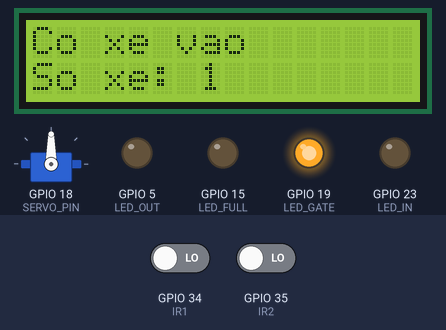
Recording of a sketch running on a simulated ESP32. On the bench: 16×2 character LCD, servo, output pins drawn as LEDs (lit = HIGH). The test bench sets the inputs (shaded band); at power-on: GPIO 35 (IR2) LOW, GPIO 34 (IR1) LOW. WiFi joins after 1.5 s; servers stay silent unless stated; no MQTT or app messages arrive unless stated.

Above: at 3.1 s.
3.2 s: GPIO 35 (IR2) driven HIGH
6.2 s: GPIO 34 (IR1) driven HIGH
At 8.3 s:
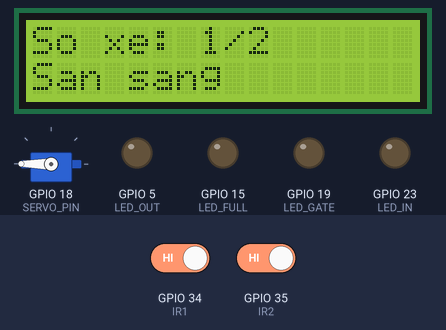
9.2 s: GPIO 34 (IR1) driven LOW
At 10.7 s:
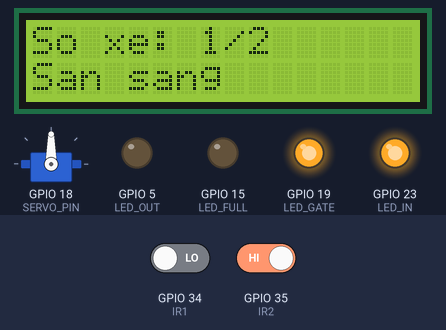
12.2 s: GPIO 35 (IR2) driven LOW
At 14.5 s:
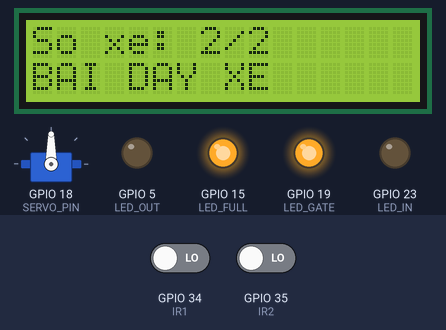
15.2 s: GPIO 34 (IR1) driven HIGH
At 17.9 s:
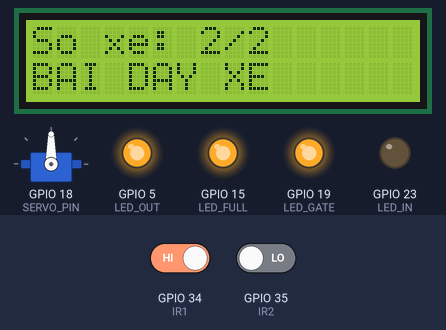
18.1 s: GPIO 35 (IR2) driven HIGH
At 23.7 s:
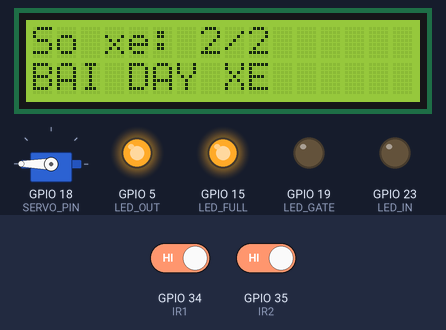
Timing chart, 0 to 24.0 s (numbered marks = the images above; inputs shaded):
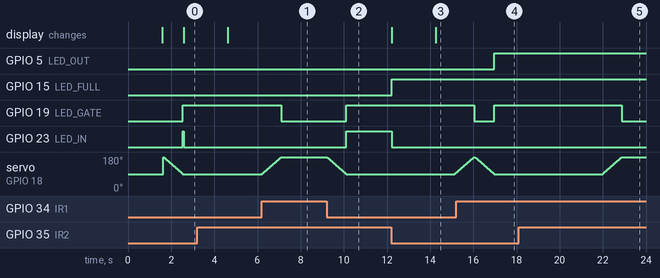

The sketch:

smart_parking.ino
```cpp
#include <WiFi.h>
#include <PubSubClient.h>
#include <Wire.h>
#include <LiquidCrystal_I2C.h>
#include <ESP32Servo.h>

// ================= CONFIG =================
#define IR1 34
#define IR2 35

#define SERVO_PIN 18

#define LED_IN 23
#define LED_GATE 19
#define LED_OUT 5
#define LED_FULL 15

#define MAX_CAPACITY 2

// WiFi
const char* ssid = "Van Hao";
const char* password = "0962410592";

// MQTT
const char* mqtt_server = "192.168.1.13";
const char* mqtt_user = "tcv";
const char* mqtt_pass = "tcv123";

// ==========================================

WiFiClient espClient;
PubSubClient client(espClient);

LiquidCrystal_I2C lcd(0x27, 16, 2);
Servo gateServo;

// ===== STATE MACHINE =====
enum State {
  IDLE,
  WAIT_IR2,
  WAIT_IR1,
  WAIT_CLEAR
};

State state = IDLE;

// ===== SYSTEM VARIABLES =====
int count = 0;
bool gateOpen = false;

// debounce
unsigned long lastIR1 = 0;
unsigned long lastIR2 = 0;

// timing
unsigned long stateStartTime = 0;
unsigned long lcdTimer = 0;

// ===== UTILS =====

bool readIR(int pin, unsigned long &lastTime) {
  if (digitalRead(pin) == LOW && millis() - lastTime > 200) {
    lastTime = millis();
    return true;
  }
  return false;
}

bool isIR1Clear() { return digitalRead(IR1) == HIGH; }
bool isIR2Clear() { return digitalRead(IR2) == HIGH; }

// ==========================================
// ===== SERVO CONTROL =====

void openGate() {
  if (gateOpen) return;

  for (int angle = 180; angle >= 90; angle--) {
    gateServo.write(angle);
    delay(10); // chỉnh tốc độ (càng nhỏ càng nhanh)
  }

  gateOpen = true;
  digitalWrite(LED_GATE, HIGH);
}

void closeGate() {
  if (!gateOpen) return;
  for (int angle = 90; angle <= 180; angle++) {
    gateServo.write(angle);
    delay(10);
  }

  gateOpen = false;
  digitalWrite(LED_GATE, LOW);
}

// ==========================================
// ===== LCD =====

void lcdMain() {
  lcd.clear();
  lcd.setCursor(0, 0);
  lcd.print("So xe: ");
  lcd.print(count);
  lcd.print("/");
  lcd.print(MAX_CAPACITY);

  lcd.setCursor(0, 1);
  if (count == MAX_CAPACITY) lcd.print("BAI DAY XE");
  else lcd.print("San sang");
}

void lcdEvent(String msg) {
  lcd.clear();
  lcd.setCursor(0, 0);
  lcd.print(msg);

  lcd.setCursor(0, 1);
  lcd.print("So xe: ");
  lcd.print(count);

  lcdTimer = millis();
}

// ===== MQTT =====

void publishState(String event) {
  String payload = "{";
  payload += "\"event\":\"" + event + "\",";
  payload += "\"count\":" + String(count) + ",";
  payload += "\"capacity\":" + String(MAX_CAPACITY) + ",";
  payload += "\"full\":" + String(count == MAX_CAPACITY ? "true" : "false") + ",";
  payload += "\"gate\":\"" + String(gateOpen ? "open" : "close") + "\"";
  payload += "}";

  client.publish("parking/state", payload.c_str());
}

// ==========================================
// ===== WIFI & MQTT =====

void setup_wifi() {
  WiFi.begin(ssid, password);
  while (WiFi.status() != WL_CONNECTED) {
    delay(300);
  }
}

void reconnect() {
  while (!client.connected()) {
    client.connect("ESP32_CLIENT",mqtt_user,mqtt_pass);
  }
}

// ===== SETUP =====

void setup() {
  pinMode(IR1, INPUT);
  pinMode(IR2, INPUT);

  pinMode(LED_IN, OUTPUT);
  pinMode(LED_OUT, OUTPUT);
  pinMode(LED_GATE, OUTPUT);
  pinMode(LED_FULL, OUTPUT);

  lcd.init();
  lcd.backlight();

  gateServo.attach(SERVO_PIN);
  closeGate();

  setup_wifi();
  client.setServer(mqtt_server, 1883);

  lcdMain();
}

// ==========================================
// ===== LOOP =====

void loop() {
  if (!client.connected()) reconnect();
  client.loop();

  bool ir1 = readIR(IR1, lastIR1);
  bool ir2 = readIR(IR2, lastIR2);

  // LED FULL
  digitalWrite(LED_FULL, count == MAX_CAPACITY);

  switch (state) {

    case IDLE:
      if (ir1 && count < MAX_CAPACITY) {
        openGate();
        digitalWrite(LED_IN, HIGH);
        state = WAIT_IR2;
        stateStartTime = millis();
      }
      else if (ir2) {
        openGate();
        digitalWrite(LED_OUT, HIGH);
        state = WAIT_IR1;
        stateStartTime = millis();
      }
      break;

    case WAIT_IR2: // xe vào
      if (ir2) {
        count++;
        if (count > MAX_CAPACITY) count = MAX_CAPACITY;

        lcdEvent("Co xe vao");
        publishState("car_in");

        digitalWrite(LED_IN, LOW);
        state = WAIT_CLEAR;
      }
      break;

    case WAIT_IR1: // xe ra
      if (ir1) {
        count--;
        if (count < 0) count = 0;

        lcdEvent("Co xe ra");
        publishState("car_out");

        digitalWrite(LED_OUT, LOW);
        state = WAIT_CLEAR;
      }
      break;

    case WAIT_CLEAR:
      if (isIR1Clear() && isIR2Clear()) {
        closeGate();
        state = IDLE;
      }
      break;
  }

  // timeout chống kẹt
  if (millis() - stateStartTime > 5000) {
    state = IDLE;
    closeGate();
  }

  // LCD quay về màn chính sau 2s
  if (millis() - lcdTimer > 2000) {
    lcdMain();
  }
}
```

Measured:
- after the input at 6.2 s, GPIO 19 (LED_GATE): HIGH → LOW after 0.91 s instead of 2.3 s
- after the input at 9.2 s, GPIO 19 (LED_GATE), GPIO 23 (LED_IN): LOW → HIGH after 0.91 s; servo on GPIO 18 (SERVO_PIN): moves from 180° to 90° over 0.91 s, starting at once
- after the input at 12.2 s, GPIO 15 (LED_FULL): LOW → HIGH at once; GPIO 23 (LED_IN): HIGH → LOW at once; the display: first changes at once (image 3 shows a later state)
- after the input at 15.2 s, GPIO 5 (LED_OUT): goes on until 17.0 s, then stays HIGH; GPIO 15 (LED_FULL): stays HIGH (without the input it goes to LOW after 1.8 s)
- after the input at 18.1 s, servo on GPIO 18 (SERVO_PIN): goes on until 22.9 s, then stays 180°
